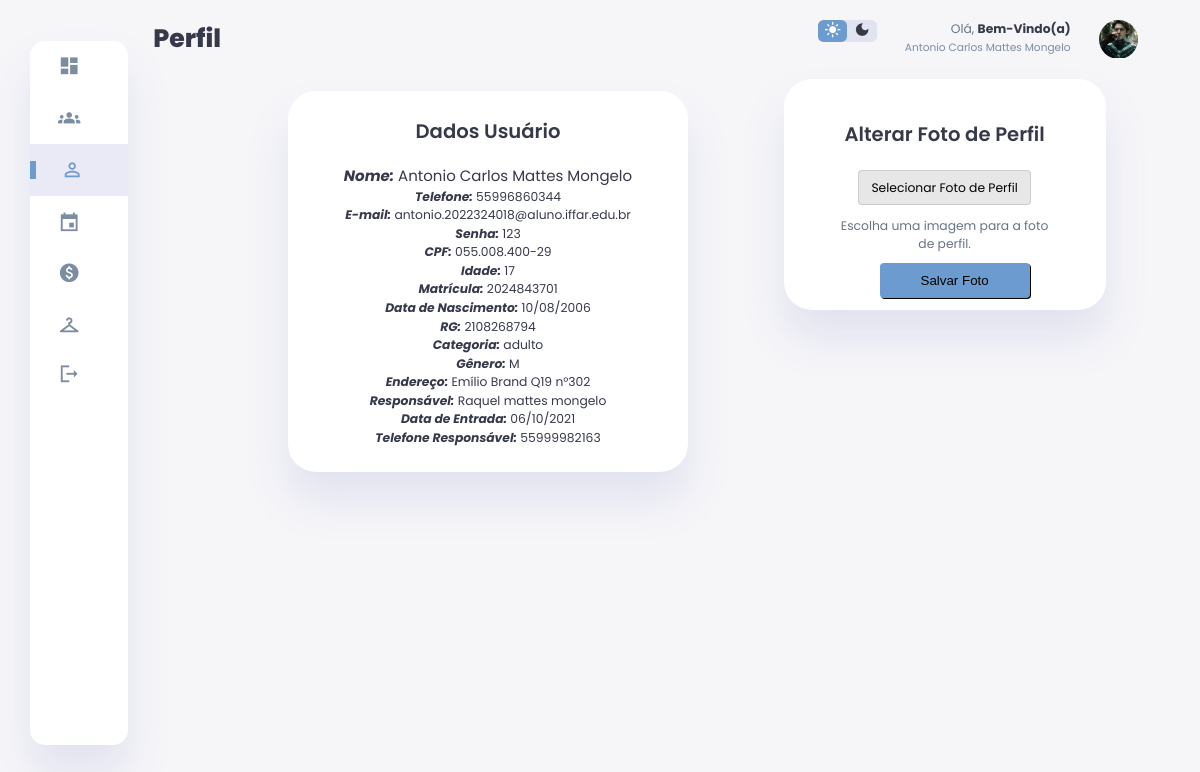
The app's page /usuario/perfil.php (signed in), older data.
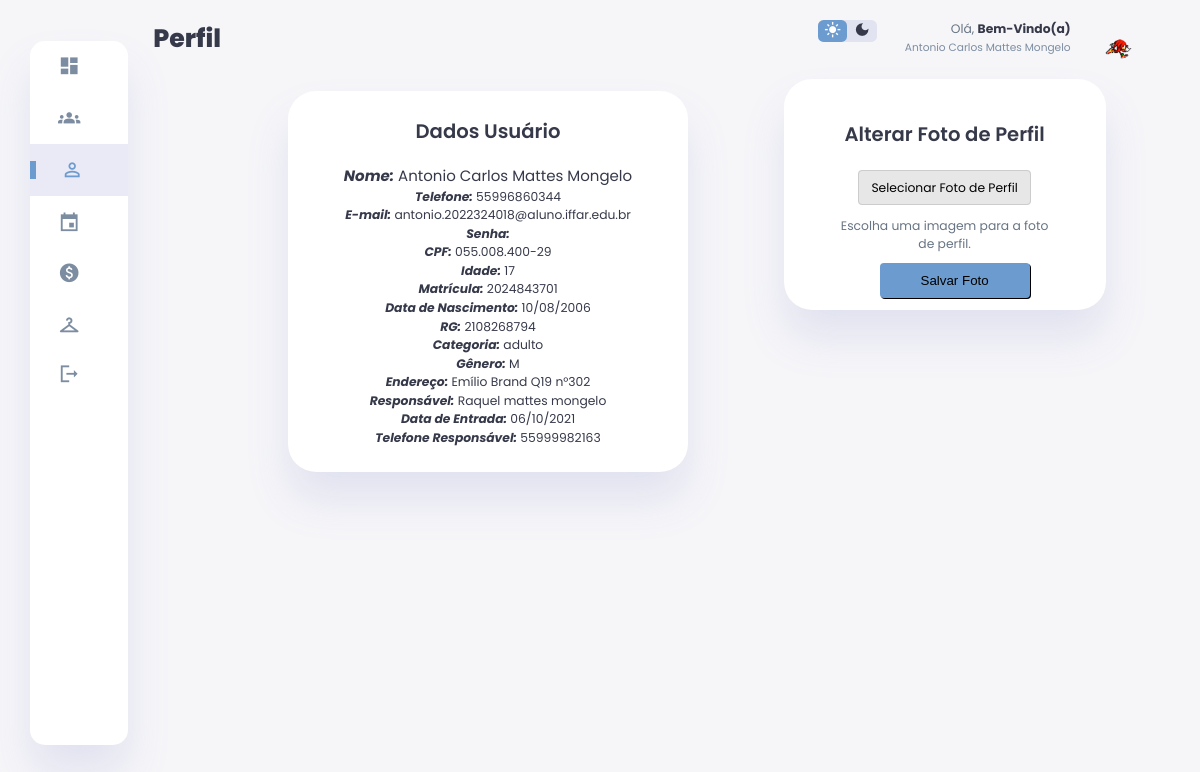
The same page, newer data.
### tables this page shows
CREATE TABLE IF NOT EXISTS `usuario` (
  `id_usuario` int NOT NULL AUTO_INCREMENT,
  `statuss` int DEFAULT NULL,
  `nome` varchar(255) DEFAULT NULL,
  `email` varchar(255) DEFAULT NULL,
  `datas` date DEFAULT NULL,
  `CPF` char(14) DEFAULT NULL,
  `RG` varchar(11) DEFAULT NULL,
  `categoria` varchar(255) NOT NULL,
  `senha` varchar(255) DEFAULT NULL,
  `telefone` varchar(11) DEFAULT NULL,
  `matricula` varchar(255) DEFAULT NULL,
  `imagem` varchar(255) NOT NULL,
  `genero` varchar(255) NOT NULL,
  `endereco` varchar(255) NOT NULL,
  `responsavel` varchar(255) NOT NULL,
  `data_entrada` date NOT NULL,
  `tele_respon` varchar(11) NOT NULL,
  `idade` varchar(2) NOT NULL,
  `nom_dan` varchar(255) NOT NULL,
  `identidade_frente` varchar(255) NOT NULL,
  `identidade_verso` varchar(255) NOT NULL,
  `primeiro_login` tinyint(1) DEFAULT '1',
  PRIMARY KEY (`id_usuario`),
  KEY `id_usuario` (`id_usuario`) USING BTREE
);

### usuario/perfil.php (the view, shortened to what this page needs)
<?php
$conexao = conectar();
$id_usuario = $_SESSION['id_usuario'];
$sql = "SELECT * FROM usuario WHERE id_usuario = ?";
$stmt = mysqli_prepare($conexao, $sql);
mysqli_stmt_bind_param($stmt, "i", $id_usuario);
mysqli_stmt_execute($stmt);
$resultado = mysqli_stmt_get_result($stmt);
$dados = mysqli_fetch_assoc($resultado);
?>
<!DOCTYPE html>
<html lang="en">
<head>
    <link rel="stylesheet" href="css/perfil.css">
   </head>
<body>
    <div class="container">
        <aside>
            <div class="sidebar">
                <a href="dashboard.php">
                    <span class="material-icons-sharp">
                    </span>
                </a>
                <a href="participantes">
                    <span class="material-icons-sharp">
                    </span>
                </a>
                <a href="perfil.php" class="active">
                    <span class="material-icons-sharp">
                    </span>
                </a>
                <a href="calen" target="_blank">
                    <span class="material-icons-sharp">
                    </span>
                </a>
                <a href="pagamento">
                    <span class="material-icons-sharp">
                    </span>
                </a>
                <a href="acessorios">
                    <span class="material-icons-sharp">
                    </span>
                </a>
                <a href="logout.php">
                    <span class="material-icons-sharp">
                    </span>
                </a>
            </div>
        </aside>
        <main>
            <h1>Perfil</h1>
            <div class="box">
                <h2>Dados Usuário</h2>
                <br>
                <div class="user"><em><b>Nome:</b></em> <?php echo $dados['nome'] ?></div>
                <br>
                <div class="user1"><em><b>Telefone:</b></em> <?php echo $dados['telefone'] ?></div>
                <br>
                <div class="user2"><em><b>E-mail:</b></em> <?php echo $dados['email'] ?></div>
                <br>
                <div class="user3"><em><b>Senha:</b></em> <?php echo $dados['senha'] ?></div>
                <br>
                <div class="user4"><em><b>CPF:</b></em> <?php echo $dados['CPF'] ?></div>
                <br>
                <div class="user5"><em><b>Idade:</b></em> <?php echo $dados['idade'] ?></div>
                <br>
                <div class="user6"><em><b>Matrícula:</b></em> <?php echo $dados['matricula'] ?></div>
                <br>
                <div class="user7"><em><b>Data de Nascimento:</b></em> <?php echo date('d/m/Y', strtotime($dados['datas'])) ?></div>
                <br>
                <div class="user8"><em><b>RG:</b></em> <?php echo $dados['RG'] ?></div>
                <br>
                <div class="user9"><em><b>Categoria:</b></em> <?php echo $dados['categoria'] ?></div>
                <br>
                <div class="user10"><em><b>Gênero:</b></em> <?php echo $dados['genero'] ?></div>
                <br>
                <div class="user11"><em><b>Endereço:</b></em> <?php echo $dados['endereco'] ?></div>
                <br>
                <div class="user12"><em><b>Responsável:</b></em> <?php echo $dados['responsavel'] ?></div>
                <br>
                <div class="user13"><em><b>Data de Entrada:</b></em> <?php echo date('d/m/Y', strtotime($dados['data_entrada'])) ?></div>
                <br>
                <div class="user14"><em><b>Telefone Responsável:</b></em> <?php echo $dados['tele_respon'] ?></div>
            </div>
        </main>
        <div class="right-section">
            <div class="nav">
                <div class="dark-mode">
                    <span class="material-icons-sharp ">
                    </span>
                    <span class="material-icons-sharp">
                    </span>
                </div>
                <div class="profile">
                    <div class="info">
                        <p>Olá, <b>Bem-Vindo(a)</b></p>
                        <small class="text-muted"><?php echo $dados['nome'] ?></small>
                    </div>
                    <div class="profile-photo">
                        <img src="../img/perfil/<?php echo $dados['imagem'] ?>" alt="user" id="profile-picture">
                    </div>
                </div>
            </div>
            <div class="box-perfil" style="margin-top: 20px;">
                <h2 style="top: -10px ; position: relative;" >Alterar Foto de Perfil</h2>
                 <form method="post" enctype="multipart/form-data">
                    <label for="avatar-image" class="custom-file-button" >Selecionar Foto de Perfil</label>
                    <p id="file-help" style="top: 40px; position: relative;" >Escolha uma imagem para a foto de perfil.</p>
                    <button type="submit" class="form-control" style="margin-top: 10px;">Salvar Foto</button>
            </div>
        </div>
    </div>
</body>
</html>

Row changes from the older to the newer data that the page shows:
changed usuario "Antonio Carlos Mattes Mongelo": imagem: a different picture; senha "123" → (not shown)
